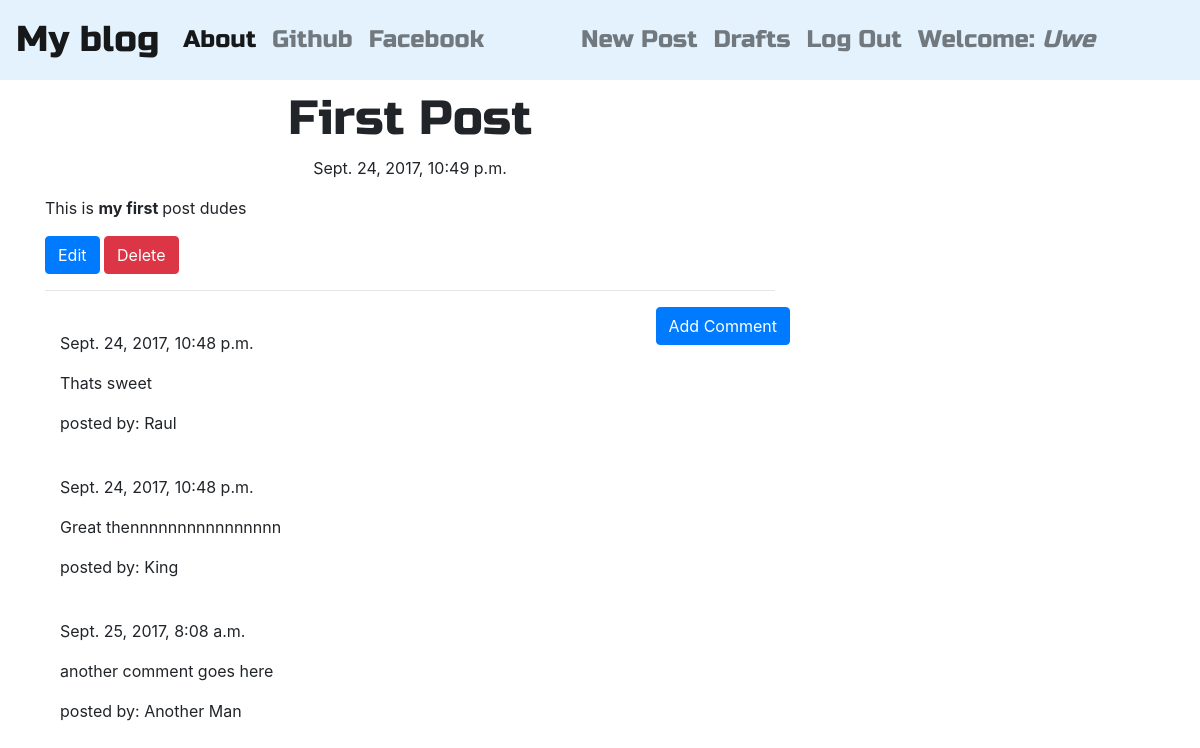
Screenshot of /post/4 (signed in) with the database file from the repository.
### blog/models.py (models this page shows, shortened)
class Post(models.Model):
    author          = models.ForeignKey('auth.User')
    title           = models.CharField(max_length=200)
    text            = models.TextField()
    created_date     = models.DateTimeField(default=timezone.now)
    published_date  = models.DateTimeField(blank=True, null=True)

class Comment(models.Model):
    post   = models.ForeignKey('blog.Post', related_name='comments')
    author = models.CharField(max_length=200)
    text   = models.TextField()
    created_date = models.DateTimeField(default=timezone.now())
    approved_comment = models.BooleanField(default=False)

### blog/views.py (the view)
# urls.py: url(r'^post/(?P<pk>\d+)$',views.PostDetailView.as_view(),name='post_detail'),
class PostDetailView(DetailView):
    model = Post

### blog/templates/blog/post_detail.html (shortened to what this page needs)
{% extends 'blog/base.html' %}
{% block content %}
  <h1 class="posttitle loader">{{ post.title }}</h1>
  {% if post.published_date %}
    <div class="date postdate">
      {{ post.published_date }}
    </div>
  {% else %}
    <a class="btn btn-default" href="{% url 'post_publish' pk=post.pk %}">Publish</a>
  {% endif %}
  <p class="postcontent">{{ post.text|safe|linebreaksbr }}</p>
  {% if user.is_authenticated %}
    <a class="btn btn-primary" href="{% url 'post_edit' pk=post.pk %}">
        Edit
    </a>
    <a class="btn btn-danger" href="{% url 'post_remove' pk=post.pk %}">
        Delete
    </a>
    {% endif %}
    <hr>
    <a class='btn btn-primary btn-comment' href="{% url 'add_comment_to_post' pk=post.pk %}">Add Comment</a>
    <div class="container">
        {% for comment in post.comments.all %}
        <br>
          {% if user.is_authenticated or comment.approved_comment %}
            {{ comment.created_date }}
              <p>{{ comment.text|safe|linebreaks }}</p>
              <p>posted by: {{ comment.author }}</p>
          {% endif %}
          {% empty %}
          <p>No comments yet!!</p>
        {% endfor %}
    </div>
{% endblock %}

### blog/templates/blog/base.html (shortened to what this page needs)
<!DOCTYPE html>
{% load staticfiles %}
<html>
  <head>
    <link rel="stylesheet" href="https://maxcdn.bootstrapcdn.com/bootstrap/4.0.0-beta/css/bootstrap.min.css">
    <link rel="stylesheet" href="//cdn.jsdelivr.net/npm/medium-editor@latest/dist/css/medium-editor.min.css" type="text/css" media="screen" charset="utf-8">
    <link rel="stylesheet" href="{% static 'css/blog.css' %}">
  </head>
  <body class="loader">
    <nav class="navbar navbar-expand-lg navbar-light techfont custom-navbar" style="background-color: #e3f2fd;">
    <a class="navbar-brand bigbrand" href="{% url 'post_list' %}">My blog</a>
    <div class="collapse navbar-collapse" id="navbarSupportedContent">
      <ul class="navbar-nav mr-auto">
        <li class="nav-item active">
          <a class="nav-link" href="{% url 'about' %}">About <span class="sr-only">(current)</span></a>
        </li>
        <li class="nav-item">
          <a class="nav-link" target="_blank" href="https://www.github.com">Github</a>
        </li>
        <li class="nav-item">
          <a class="nav-link" target="_blank" href="https://www.facebook.com">Facebook</a>
        </li>
      </ul>
      <ul class="navbar-nav mr-auto navbar-right">
        {% if user.is_authenticated %}
        <li class="nav-item">
          <a class="nav-link" href="{% url 'post_new' %}">New Post</a>
        </li>
        <li class="nav-item">
          <a class="nav-link" href="{% url 'post_draft_list' %}">Drafts</a>
        </li>
        <li class="nav-item">
          <a class="nav-link" href="{% url 'logout' %}">Log Out</a>
        </li>
        <li class="nav-item">
          <a class="nav-link" >Welcome: <em> {{user.username}}</em></a>
        </li>
        {% else %}
        <li class="nav-item">
          <a class="nav-link navbar-right" href="{% url 'login' %}">login</a>
        </li>
        {% endif %}
      </ul>
    </div>
  </nav>
  <div class="content container">
    <div class="row">
      <div class="col-md-8">
        <div class="blog_posts">
          {% block content %}
          {% endblock %}
        </div>
      </div>
    </div>
  </div>
  </body>
</html>

### blog/static/css/blog.css (style rules this page uses)
.techfont { font-family: 'Russo One', sans-serif; font-size: 1.5em; margin-bottom: 10px; }
.bigbrand { font-size: 1.5em; }
.postdate { text-align: center; }
.posttitle { font-family: 'Russo One', sans-serif; font-size: 3em; text-align: center; }
.postcontent { font-family: 'Montserrat'; font-size: 1.5em; }
.btn-comment { position: absolute; right: 0px; }
.loader { filter:hue-rotate(0deg); color:linear-gradient(45deg,#0f8,#08f); animation:hue 10000ms infinite linear; }

### rows the page displays
Post: title "First Post", published_date "Sept. 24, 2017, 10:49 p.m.", text "This is my first post dudes"
Comment: created_date "Sept. 24, 2017, 10:48 p.m.", text "Thats sweet", author "Raul"
Comment: created_date "Sept. 24, 2017, 10:48 p.m.", text "Great thennnnnnnnnnnnnnnn", author "King"
Comment: created_date "Sept. 25, 2017, 8:08 a.m.", text "another comment goes here", author "Another Man"

### other values shown
{{ user.username }} "Uwe"
